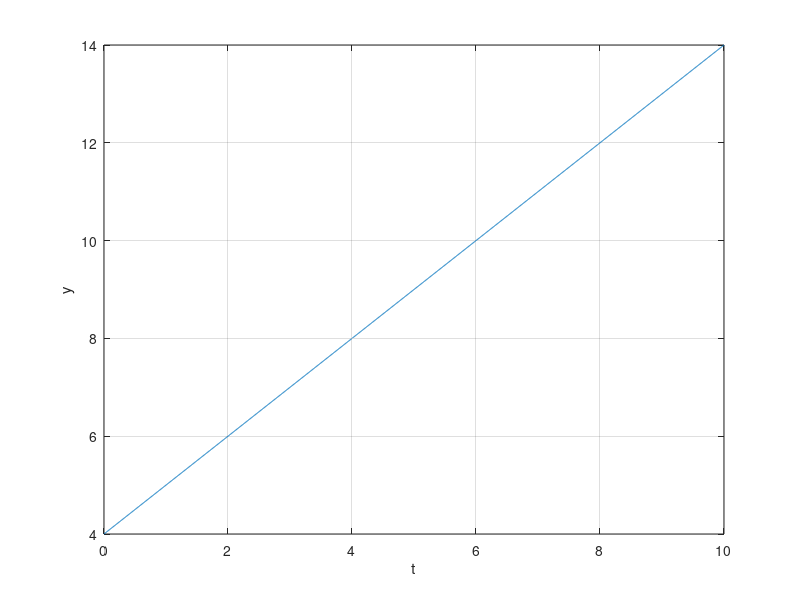

The MATLAB source for this figure:
clc; close all; clear all;
x = linspace(0,10,1751);
num = x.^2 - 16;
den = x - 4;
y = num./den;
plot(x,y); grid; xlabel('t');ylabel('y')
k = find(isnan(y));
y(k) = 8;